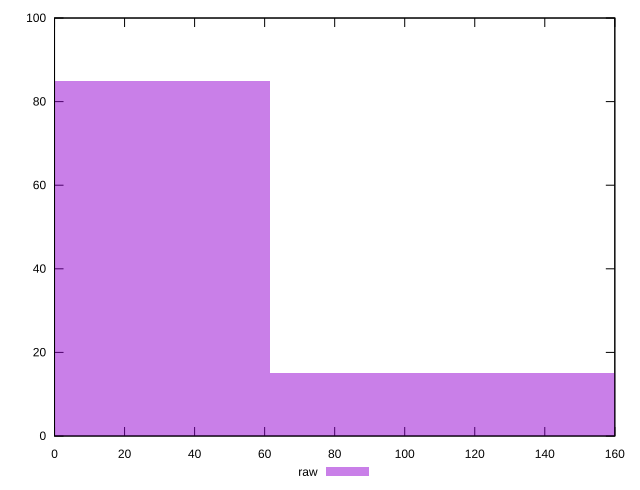

Write gnuplot code to recreate this figure.
reset

$raw <<EOF
0 85
123.17067344521567 15
EOF

set key outside below
set boxwidth 123.17067344521567
set xrange [0:160]
set yrange [0:100]
set trange [0:100]
set style fill transparent solid 0.5 noborder
set terminal svg size 640, 490 enhanced background rgb 'white'
set output "report_00018_2021-02-10T15-25-16.877Z/unminified-javascript/samples/pages+cached+noadtech/raw/histogram.svg"

plot $raw title "raw" with boxes

reset
